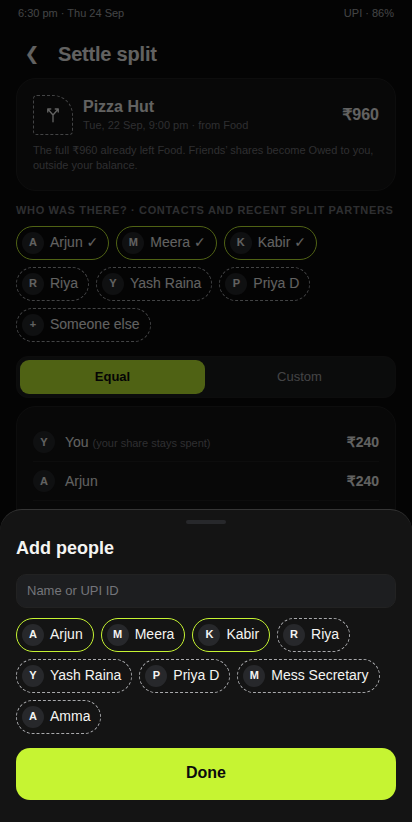
#> input picture archive/session-workfiles/shots7/settleSplit_openSheetpeoplePic.png, 412 x 822 px, given in place of accumulationDetail.png.png, which was not available
$ python sheet.py ../../../archive/session-workfiles/shots7 ../../../archive/session-workfiles/shots7/accumulationDetail.png out.png 5
#> lines starting #> are read from the running program, lines starting #| are printed output that depends on the picture; pictures that were not available may be replaced by others from this repository, and a replacement may not be noted
import sys,os
from PIL import Image,ImageDraw
d=sys.argv[1];ids=sys.argv[2].split(',');cols=int(sys.argv[4]) if len(sys.argv)>4 else 5
ims=[Image.open(f'{d}/{i}.png') for i in ids];w,h=412//2,860//2
#> after `ims = [Image.open(f'{d}/{i}.png') for i in ids]`: ims = 1 item
S=Image.new('RGB',(cols*(w+8),((len(ims)+cols-1)//cols)*(h+22)),'#777')
#> S: PIL image 1070x452 RGB; every value is 119
dr=ImageDraw.Draw(S)
for k,(i,im) in enumerate(zip(ids,ims)):
  x=(k%cols)*(w+8);y=(k//cols)*(h+22);S.paste(im.resize((w,h)),(x,y+20));dr.text((x+4,y+4),i,fill='white')
#> this loop made 1 pass
#> (x, y) on pass 1: (0, 0)
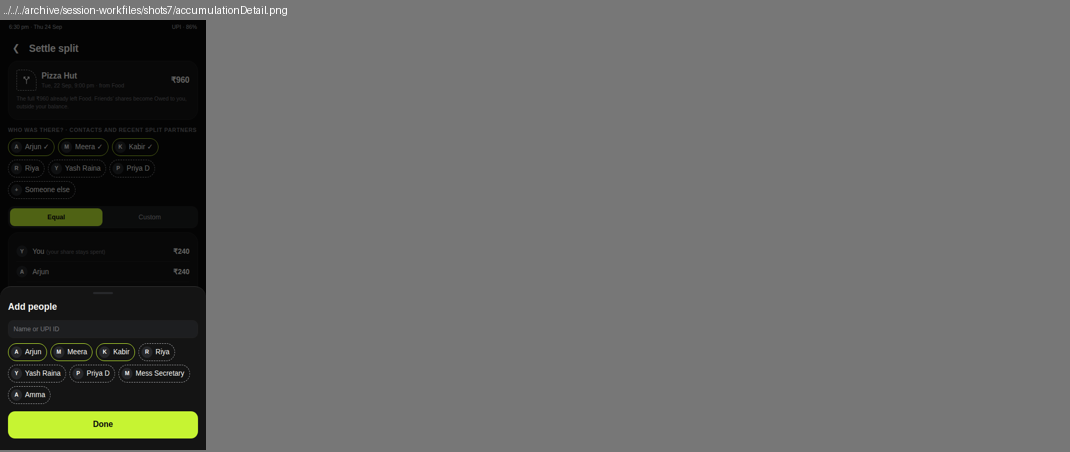
#> S: PIL image 1070x452 RGB; mean R, G, B 102.4, 102.9, 100.6
S.save(sys.argv[3])

$ run again, on archive/session-workfiles/shots7/flow_actions_sweep.png
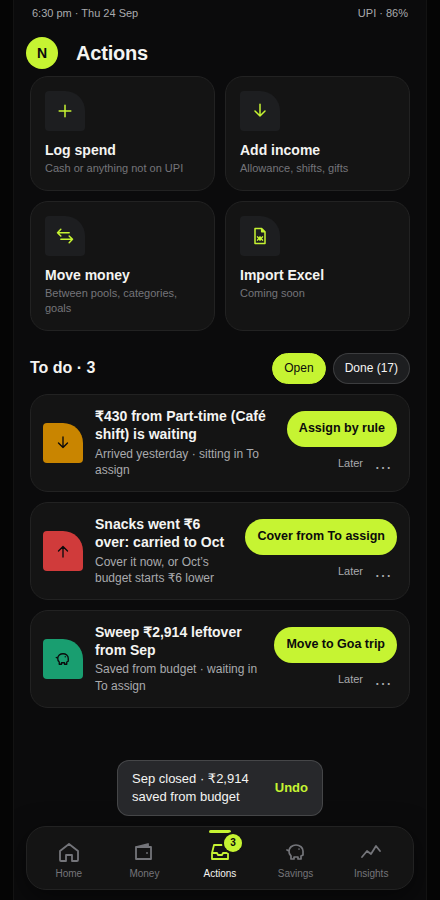
#> input picture archive/session-workfiles/shots7/flow_actions_sweep.png, 440 x 900 px, given in place of flow_actions_sweep.png.png, which was not available
#> ims = 1 item
#> the loop `for k,(i,im) in enumerate(zip(ids,ims)):` made 1 pass
#> (x, y) on pass 1: (0, 0)
#> after the loop `for k,(i,im) in enumerate(zip(ids,ims)):`:
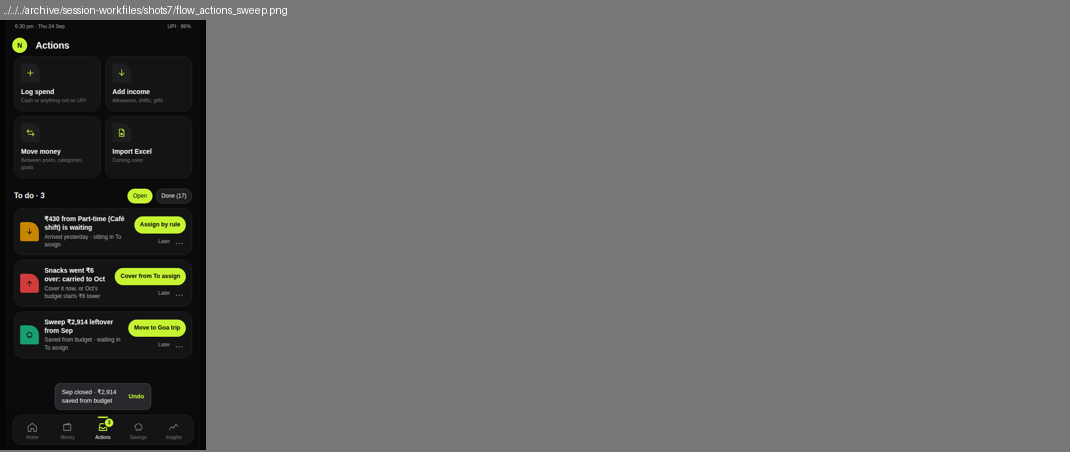
#> S: PIL image 1070x452 RGB; mean R, G, B 102.9, 103.1, 101.8

$ run again, on archive/session-workfiles/shots7/flow_move_slip.png
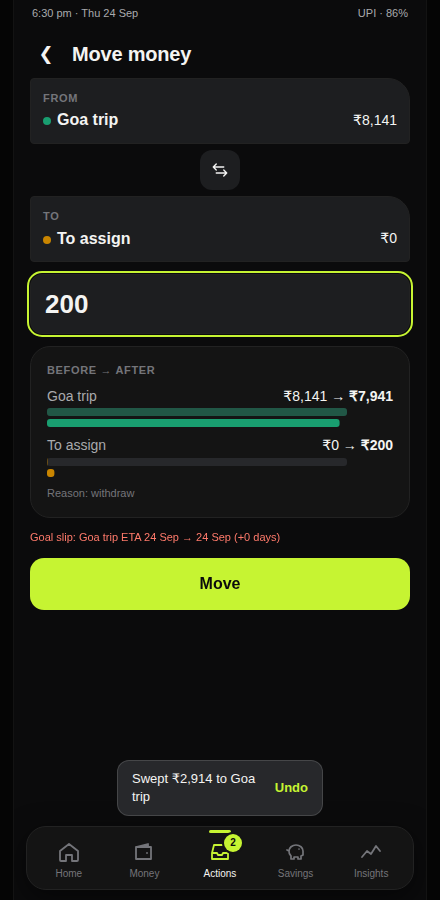
#> input picture archive/session-workfiles/shots7/flow_move_slip.png, 440 x 900 px, given in place of flow_move_slip.png.png, which was not available
#> ims = 1 item
#> the loop `for k,(i,im) in enumerate(zip(ids,ims)):` made 1 pass
#> (x, y) on pass 1: (0, 0)
#> after the loop `for k,(i,im) in enumerate(zip(ids,ims)):`:
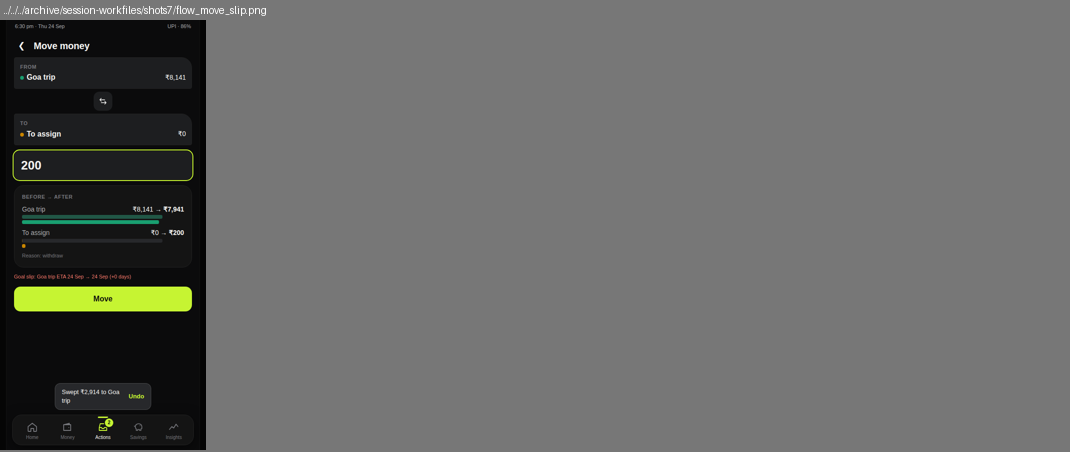
#> S: PIL image 1070x452 RGB; mean R, G, B 102.9, 103.6, 101.7

$ run again, on archive/session-workfiles/shots7/flow_sweepSplit.png
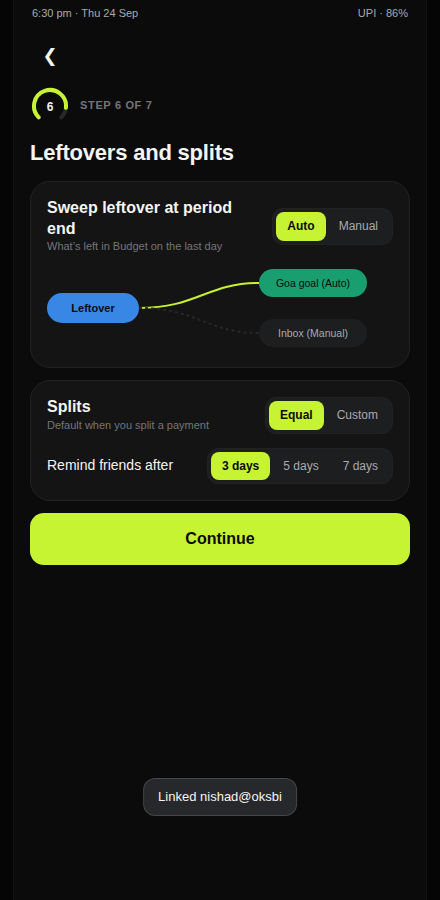
#> input picture archive/session-workfiles/shots7/flow_sweepSplit.png, 440 x 900 px, given in place of flow_sweepSplit.png.png, which was not available
#> ims = 1 item
#> the loop `for k,(i,im) in enumerate(zip(ids,ims)):` made 1 pass
#> (x, y) on pass 1: (0, 0)
#> after the loop `for k,(i,im) in enumerate(zip(ids,ims)):`:
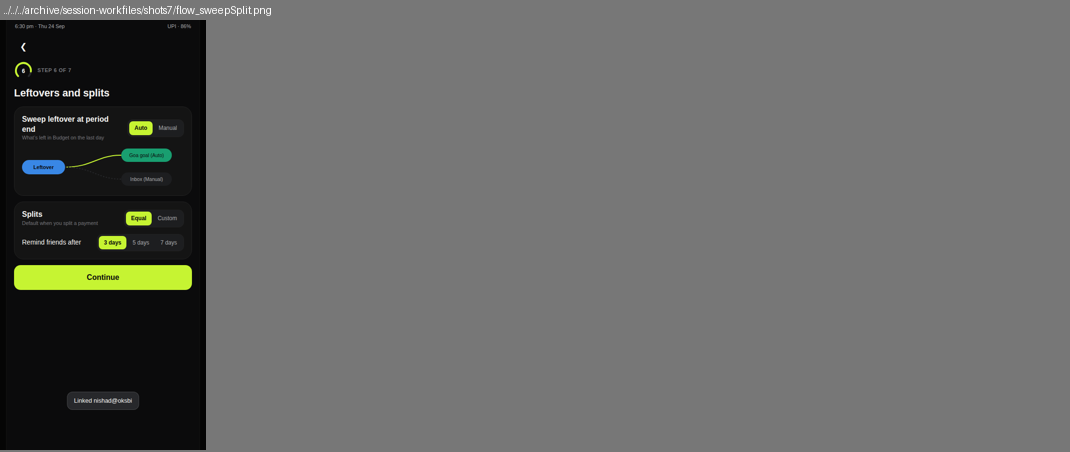
#> S: PIL image 1070x452 RGB; mean R, G, B 102.6, 103.3, 101.3
